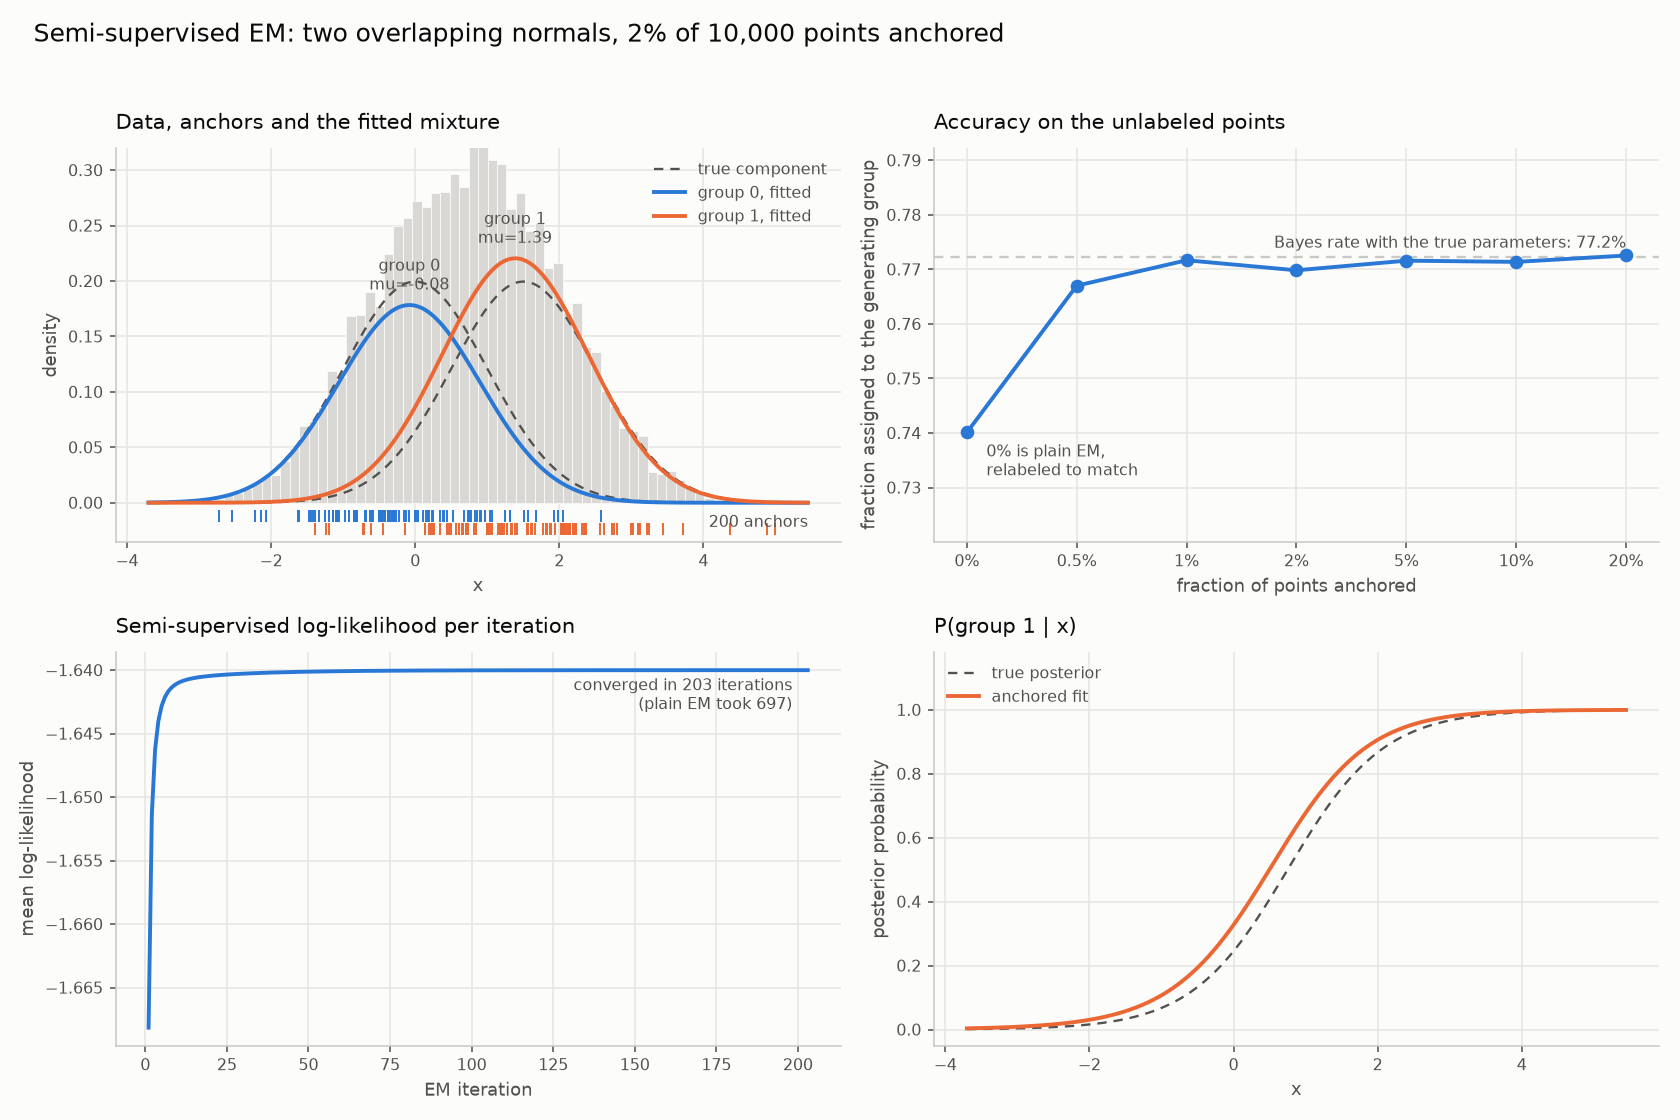

Write the Python code that produced this figure.
"""Semi-supervised EM: fit a mixture with a few anchored (labeled) points.

Run with ``python examples/mixture_anchored.py`` (add ``--show`` to open a
window). The figure is written next to this script.

Two unit normals sit 1.5 apart, close enough that no point is certain. A small
random fraction of the points carries its true label; those are the anchors,
passed to ``train(labels=)``. Their responsibilities are pinned to the known
component through the whole fit, which does three things the unlabeled data
cannot: it decides which index is which (no relabeling afterwards), it makes
the fit converge in far fewer iterations, and where the unlabeled likelihood
has several near-equal optima it picks the one that agrees with the labels.

Panels, clockwise from top left:
    1. the data with the anchors as a rug, the true components, and the fit;
    2. how much label information buys: accuracy on the *unlabeled* points
       against the fraction anchored, against the Bayes rate the true
       parameters achieve;
    3. the semi-supervised log-likelihood climbing to convergence;
    4. the fitted P(group 1 | x) against the true posterior.
"""

from __future__ import annotations
import argparse
from pathlib import Path
import matplotlib.pyplot as plt
import numpy as np
from scipy.stats import norm
from _style import HAIRLINE, INK, INK_SOFT, SERIES, SURFACE, style_axes
from em import EM

TRUE_COMPONENTS = [(0.5, 0.0, 1.0), (0.5, 1.5, 1.0)]
N_SAMPLES = 10_000
ANCHOR_FRACTION = 0.02
FRACTIONS = [0.0, 0.005, 0.01, 0.02, 0.05, 0.1, 0.2]
N_DRAWS = 5


def make_data(seed: int) -> tuple[np.ndarray, np.ndarray]:
    """Draw from the mixture and keep the generating component of each point."""
    rng = np.random.default_rng(seed)
    weights = np.array([w for w, _, _ in TRUE_COMPONENTS])
    truth = rng.choice(len(TRUE_COMPONENTS), size=N_SAMPLES, p=weights)
    x = np.empty(N_SAMPLES)
    for k, (_, mu, sigma) in enumerate(TRUE_COMPONENTS):
        mask = truth == k
        x[mask] = rng.normal(mu, sigma, int(mask.sum()))
    return x, truth


def anchor(truth: np.ndarray, fraction: float, rng: np.random.Generator) -> np.ndarray:
    """Reveal a random fraction of the labels; -1 marks the rest as unknown."""
    labels = np.full(truth.shape, -1)
    picked = rng.choice(truth.size, size=int(round(fraction * truth.size)), replace=False)
    labels[picked] = truth[picked]
    return labels


def true_posterior(grid: np.ndarray) -> np.ndarray:
    """P(group 1 | x) under the generating parameters."""
    joint = np.column_stack([w * norm.pdf(grid, mu, sigma) for w, mu, sigma in TRUE_COMPONENTS])
    return joint[:, 1] / joint.sum(axis=1)


def accuracy_on_unlabeled(model: EM, truth: np.ndarray, labels: np.ndarray) -> float:
    """Fraction of the *unlabeled* points assigned to their generating component.

    With anchors the indices are fixed, so no relabeling is needed. Without,
    the indices are arbitrary and the better of the two orderings is reported.
    """
    unlabeled = labels < 0
    hits = (model.classify() == truth)[unlabeled].mean()
    if np.any(labels >= 0):
        return float(hits)
    return float(max(hits, 1.0 - hits))


def sweep(x: np.ndarray, truth: np.ndarray, seed: int) -> dict[float, float]:
    """Mean accuracy on the unlabeled points, per anchor fraction, over draws."""
    rng = np.random.default_rng(seed)
    scores = {}
    for fraction in FRACTIONS:
        draws = []
        for _ in range(N_DRAWS if fraction > 0 else 1):
            labels = anchor(truth, fraction, rng)
            model = EM("normal", seed=0).train(
                x, n_groups=2, n_init=4, labels=labels if fraction > 0 else None
            )
            draws.append(accuracy_on_unlabeled(model, truth, labels))
        scores[fraction] = float(np.mean(draws))
    return scores


def plot_fit(ax, x: np.ndarray, labels: np.ndarray, model: EM) -> None:
    """Histogram, the true components, the anchored fit, and the anchors."""
    grid = np.linspace(x.min(), x.max(), 800)
    ax.hist(x, bins=70, density=True, color="#d9d8d4", edgecolor=SURFACE, linewidth=0.4)

    components = np.exp(model.loglike(grid, with_priors=False)) * model.weights_
    top = 0.0
    for k, (w, mu, sigma) in enumerate(TRUE_COMPONENTS):
        ax.plot(grid, w * norm.pdf(grid, mu, sigma), color=INK_SOFT, linewidth=1.2,
                linestyle=(0, (4, 3)), label="true component" if k == 0 else None)
    for k in range(model.weights_.size):
        curve = components[:, k]
        ax.plot(grid, curve, color=SERIES[k], linewidth=2.0, label=f"group {k}, fitted")
        top = max(top, curve.max())
        ax.annotate(
            f"group {k}\nmu={model.params_[k, 0]:.2f}",
            xy=(grid[np.argmax(curve)], curve.max()), xytext=(0, 8),
            textcoords="offset points", ha="center", fontsize=8, color=INK_SOFT,
        )

    # The anchors: a rug in the colour of the component they are pinned to.
    for k in range(model.weights_.size):
        anchored = x[labels == k]
        ax.plot(anchored, np.full(anchored.size, -0.012 - 0.012 * k), "|",
                color=SERIES[k], markersize=6, markeredgewidth=1.0)
    ax.annotate(
        f"{int((labels >= 0).sum())} anchors", xy=(x.max(), -0.018), ha="right",
        va="center", fontsize=8, color=INK_SOFT,
    )
    ax.set_ylim(-0.035, top * 1.45)
    style_axes(ax, "Data, anchors and the fitted mixture", "x", "density")
    ax.legend(frameon=False, fontsize=8, labelcolor=INK_SOFT, loc="upper right")


def plot_sweep(ax, scores: dict[float, float], bayes: float) -> None:
    """Accuracy on the unlabeled points, as the anchored fraction grows."""
    fractions = sorted(scores)
    # The fractions span two decades, so they sit at even positions and the
    # tick labels carry the values; otherwise 0.5%, 1% and 2% collide.
    positions = np.arange(len(fractions))
    ax.axhline(bayes, color=HAIRLINE, linewidth=1.2, linestyle=(0, (4, 3)))
    ax.annotate(
        f"Bayes rate with the true parameters: {bayes:.1%}",
        xy=(positions[-1], bayes), xytext=(0, 5), textcoords="offset points",
        ha="right", fontsize=8, color=INK_SOFT,
    )
    ax.plot(positions, [scores[f] for f in fractions], color=SERIES[0], linewidth=2.0,
            marker="o", markersize=6)
    ax.annotate(
        "0% is plain EM,\nrelabeled to match", xy=(0, scores[0.0]), xytext=(10, -22),
        textcoords="offset points", fontsize=8, color=INK_SOFT,
    )
    low = min(scores.values())
    ax.set_ylim(low - 0.02, bayes + 0.02)
    ax.set_xticks(positions)
    ax.set_xticklabels([f"{f:.1%}".replace(".0%", "%") for f in fractions])
    style_axes(ax, "Accuracy on the unlabeled points", "fraction of points anchored",
               "fraction assigned to the generating group")


def plot_convergence(ax, model: EM, plain: EM) -> None:
    """The semi-supervised objective per observation, iteration by iteration."""
    history = np.asarray(model.loglike_history_) / model.X_.size
    ax.plot(np.arange(1, history.size + 1), history, color=SERIES[0], linewidth=2.0)
    ax.annotate(
        f"converged in {model.n_iter_} iterations\n(plain EM took {plain.n_iter_})",
        xy=(history.size, history[-1]), xytext=(-8, -20), textcoords="offset points",
        ha="right", fontsize=8, color=INK_SOFT,
    )
    style_axes(ax, "Semi-supervised log-likelihood per iteration", "EM iteration",
               "mean log-likelihood")


def plot_posterior(ax, x: np.ndarray, model: EM) -> None:
    """P(group 1 | x): the fit against the truth. No relabeling was needed."""
    grid = np.linspace(x.min(), x.max(), 800)
    ax.plot(grid, true_posterior(grid), color=INK_SOFT, linewidth=1.2,
            linestyle=(0, (4, 3)), label="true posterior")
    ax.plot(grid, model.predict_proba(grid)[:, 1], color=SERIES[1], linewidth=2.0,
            label="anchored fit")
    ax.set_ylim(-0.05, 1.18)
    style_axes(ax, "P(group 1 | x)", "x", "posterior probability")
    ax.legend(frameon=False, fontsize=8, labelcolor=INK_SOFT, loc="upper left")


def main() -> None:
    parser = argparse.ArgumentParser(description=__doc__)
    parser.add_argument("--show", action="store_true", help="open the figure in a window")
    parser.add_argument("--seed", type=int, default=20240905)
    args = parser.parse_args()

    x, truth = make_data(args.seed)
    labels = anchor(truth, ANCHOR_FRACTION, np.random.default_rng(args.seed + 1))

    plain = EM("normal", seed=0).train(x, n_groups=2, n_init=4)
    model = EM("normal", seed=0).train(x, n_groups=2, n_init=4, labels=labels)
    print(model.summary())
    print(f"\ntrue components: {TRUE_COMPONENTS}")
    print(f"accuracy on the unlabeled points: {accuracy_on_unlabeled(model, truth, labels):.3f}")

    bayes = float((np.where(true_posterior(x) > 0.5, 1, 0) == truth).mean())
    scores = sweep(x, truth, args.seed + 2)

    fig, axes = plt.subplots(2, 2, figsize=(12, 8), facecolor=SURFACE)
    for ax in axes.ravel():
        ax.set_facecolor(SURFACE)
    plot_fit(axes[0, 0], x, labels, model)
    plot_sweep(axes[0, 1], scores, bayes)
    plot_convergence(axes[1, 0], model, plain)
    plot_posterior(axes[1, 1], x, model)
    fig.suptitle(
        f"Semi-supervised EM: two overlapping normals, {ANCHOR_FRACTION:.0%} of "
        f"{N_SAMPLES:,} points anchored",
        fontsize=13, color=INK, x=0.02, ha="left",
    )
    fig.tight_layout(rect=(0, 0, 1, 0.96))

    out = Path(__file__).with_suffix(".png")
    fig.savefig(out, dpi=140, facecolor=SURFACE)
    print(f"\nwrote {out}")
    if args.show:
        plt.show()


if __name__ == "__main__":
    main()
